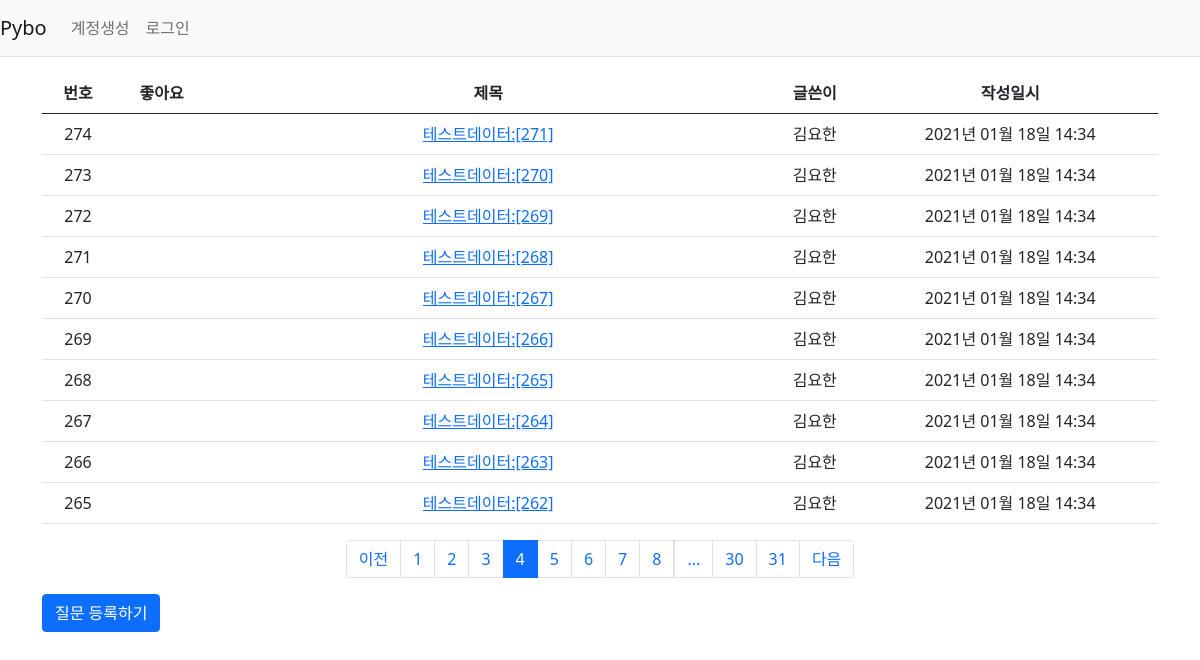
Screenshot of /question/list/?page=4 with the database file from the repository.
### pybo/models.py (models this page shows)
class Question(db.Model):
    id = db.Column(db.Integer, primary_key=True)
    subject = db.Column(db.String(200), nullable=False)
    content = db.Column(db.Text(), nullable=False) # 글자수 제한없음 Text
    create_date = db.Column(db.DateTime(), nullable=False)
    user_id = db.Column(db.Integer, db.ForeignKey(
        'user.id', ondelete='CASCADE'), nullable=False) # server_default='1')
    user = db.relationship('User', backref=db.backref('question_set'))
    modify_date = db.Column(db.DateTime(), nullable=True)
    voter = db.relationship('User', secondary=question_voter, backref=db.backref('question_voter_set'))

class User(db.Model):
    id = db.Column(db.Integer, primary_key=True)
    username = db.Column(db.String(150), unique=True, nullable=False)
    password = db.Column(db.String(200), nullable=False)
    email = db.Column(db.String(120), unique=True, nullable=False)

### pybo/views/question_views.py (the view)
@bp.route('/list/')
def _list():
    page = request.args.get('page', type=int, default=1)  # 페이지
    question_list = Question.query.order_by(Question.create_date.desc())
    question_list = question_list.paginate(page, per_page=10)
    return render_template('questions/question_list.html', question_list=question_list)

### pybo/filter.py (called while the page is built)
def format_datetime(value, fmt='%Y년 %m월 %d일 %H:%M'):
    return value.strftime(fmt)

### pybo/views/auth_views.py (called while the page is built)
@bp.before_app_request
def load_logged_in_user():
    user_id = session.get('user_id')
    if user_id is None:
        g.user = None
    else:
        g.user = User.query.get(user_id)

### pybo/templates/questions/question_list.html (shortened to what this page needs)
{% extends 'base.html' %}
{% block content %}
<div class="container my-3">
    <table class="table">
        <thead>
        <tr class="text-center thead-dark">
            <th> 번호 </th>
            <th> 좋아요 </th>
            <th style="width:50%"> 제목 </th>
            <th> 글쓴이 </th>
            <th> 작성일시 </th>
        </tr>
        </thead>
        <tbody>
        {% if question_list %}
        {% for question in question_list.items %}
        <tr  class="text-center">
            <td>{{ question_list.total - ((question_list.page-1) * question_list.per_page) - loop.index0 }}</td>
            <td>
            </td>
            <td class="text-left">
                <a href="{{ url_for('question.detail', question_id=question.id)}}">{{ question.subject }}</a>
            </td>
            <td> {{ question.user.username }}</td>
            <td>{{ question.create_date|datetime }}</td>
        </tr>
        {% endfor %}
        {% else %}
        <tr>
            <td colspan="3"> 질문이 없습니다. </td>
        </tr>
        {% endif %}
        </tbody>
    </table>
    <ul class="pagination justify-content-center">
        {% if question_list.has_prev %}
        <li class="page-item">
            <a class="page-link" href="?page={{ question_list.prev_num }}">이전</a>
        </li>
        {% else %}
        <li class="page-item disabled">
            <a class="page-link" tabindex="-1" aria-disabled="true" href="#">이전</a>
        </li>
        {% endif %}
        {% for page_num in question_list.iter_pages() %}
            {% if page_num %}
                {% if page_num != question_list.page %}
                <li class="page-item">
                    <a class="page-link" href="?page={{ page_num }}"> {{ page_num }}</a>
                </li>
                {% else %}
                <li class="page-item active" aria-current="page">
                    <a class="page-link" href="#">{{ page_num }}</a>
                </li>
                {% endif %}
            {% else %}
                <li class="disabled">
                    <a class="page-link" href="#"> ... </a>
                </li>
            {% endif %}
        {% endfor %}
        {% if question_list.has_next %}
        <li class="page-item">
            <a class="page-link" href="?page={{ question_list.next_num }}">다음</a>
        </li>
        {% else %}
        <li class="page-item disabled">
            <a class="page-link" tabindex="-1" aria-disabled="true" href="#">다음</a>
        </li>
        {% endif %}
    </ul>
    <a href="{{ url_for('question.create') }}" class="btn btn-primary"> 질문 등록하기 </a>
</div>
{% endblock %}

### rows the page displays
Question: total "274", subject "테스트데이터:[271]", user.username "김요한", create_date "2021년 01월 18일 14:34"
Question: total "273", subject "테스트데이터:[270]", user.username "김요한", create_date "2021년 01월 18일 14:34"
Question: total "272", subject "테스트데이터:[269]", user.username "김요한", create_date "2021년 01월 18일 14:34"
Question: total "271", subject "테스트데이터:[268]", user.username "김요한", create_date "2021년 01월 18일 14:34"
Question: total "270", subject "테스트데이터:[267]", user.username "김요한", create_date "2021년 01월 18일 14:34"
Question: total "269", subject "테스트데이터:[266]", user.username "김요한", create_date "2021년 01월 18일 14:34"
Question: total "268", subject "테스트데이터:[265]", user.username "김요한", create_date "2021년 01월 18일 14:34"
Question: total "267", subject "테스트데이터:[264]", user.username "김요한", create_date "2021년 01월 18일 14:34"
Question: total "266", subject "테스트데이터:[263]", user.username "김요한", create_date "2021년 01월 18일 14:34"
Question: total "265", subject "테스트데이터:[262]", user.username "김요한", create_date "2021년 01월 18일 14:34"

### other values shown
{{ page_num }} "1" "2" "3" "5" "6" "7" "8" "30" "31"
{{ page_num }} "4"
